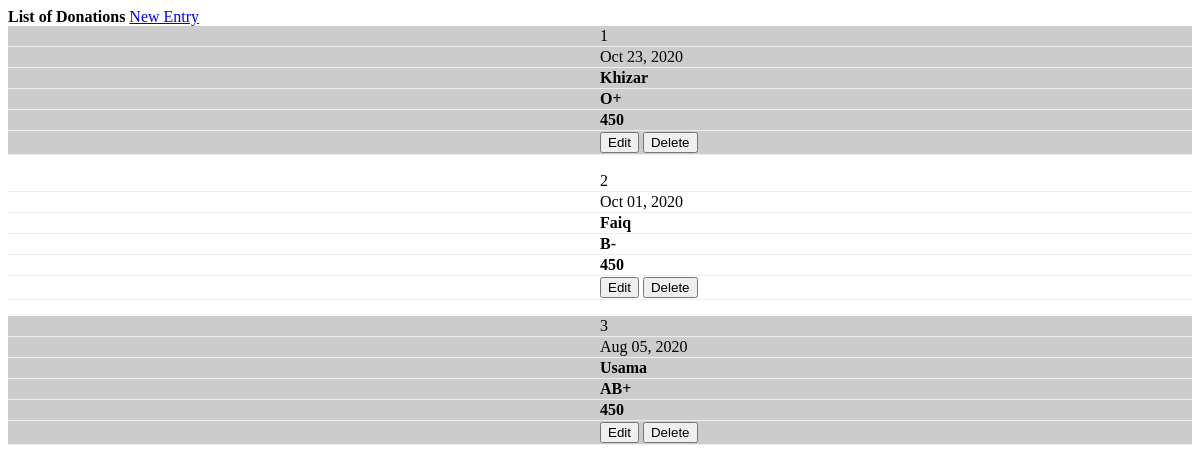
Page /donations.php on the committed database.
### tables this page shows
CREATE TABLE `blood_inventory` (
  `id` int(30) NOT NULL,
  `blood_group` varchar(10) NOT NULL,
  `volume` float NOT NULL,
  `status` tinyint(1) NOT NULL DEFAULT 1 COMMENT '1 = in -stock,2=out',
  `donor_id` int(30) NOT NULL,
  `request_id` int(30) NOT NULL,
  `date_created` datetime NOT NULL DEFAULT current_timestamp()
);

### donations.php (the view, shortened to what this page needs)
<?php include('db_connect.php');?>
<div class="container-fluid">
	<div class="col-lg-12">
		<div class="row">
			<div class="col-md-12">
				<div class="card">
					<div class="card-header">
						<b>List of Donations</b>
						<span class="float:right"><a class="btn btn-primary btn-block btn-sm col-sm-2 float-right" href="javascript:void(0)" id="new_donation">
					<i class="fa fa-plus"></i> New Entry
				</a></span>
					</div>
					<div class="card-body">
						<table class="table table-condensed table-bordered table-hover">
							<tbody>
								<?php
								$i = 1;
								$donor = $conn->query("SELECT * FROM donors");
								while($row=$donor->fetch_assoc()){
									$dname[$row['id']] = ucwords($row['name']);
								}
								$donations = $conn->query("SELECT * FROM blood_inventory where status = 1 order by date(date_created) desc ");
								while($row=$donations->fetch_assoc()):
								?>
								<tr>
									<td class="text-center"><?php echo $i++ ?></td>
									<td>
										<?php echo date('M d, Y',strtotime($row['date_created'])) ?>
									</td>
									<td class="">
										 <p> <b><?php echo isset($dname[$row['donor_id']]) ? $dname[$row['donor_id']] : 'Donor was removed from the list.' ?></b></p>
									</td>
									<td class="">
										 <p> <b><?php echo $row['blood_group'] ?></b></p>
									</td>
									<td class="">
										 <p><b><?php echo $row['volume']; ?></b></p>
									</td>
									<td class="text-center">
										<button class="btn btn-sm btn-outline-primary edit_donation" type="button" data-id="<?php echo $row['id'] ?>" >Edit</button>
										<button class="btn btn-sm btn-outline-danger delete_donation" type="button" data-id="<?php echo $row['id'] ?>">Delete</button>
									</td>
								</tr>
								<?php endwhile; ?>
							</tbody>
						</table>
					</div>
				</div>
			</div>
		</div>
	</div>
</div>

### donations.php (style rules this page uses)
@media screen and (min-width: 100px) and (max-width:1500px) { table, thead, tbody, th, td, tr { display: block; } }
@media screen and (min-width: 100px) and (max-width:1500px) { tr { margin: 0 0 1rem 0; } }
@media screen and (min-width: 100px) and (max-width:1500px) { tr:nth-child(odd) { background: #ccc; } }
@media screen and (min-width: 100px) and (max-width:1500px) { td { border: none; border-bottom: 1px solid #eee; position: relative; padding-left: 50%; } }
@media screen and (min-width: 100px) and (max-width:1500px) { td:before { position: absolute; top: 0; left: 6px; width: 45%; padding-right: 10px; white-space: nowrap; } }
td { vertical-align: middle !important; }
td p { margin: unset }

### rows in the picture
blood_inventory: date_created "Oct 23, 2020", donor "Khizar", blood_group "O+", volume "450"
blood_inventory: date_created "Oct 01, 2020", donor "Faiq", blood_group "B-", volume "450"
blood_inventory: date_created "Aug 05, 2020", donor "Usama", blood_group "AB+", volume "450"
